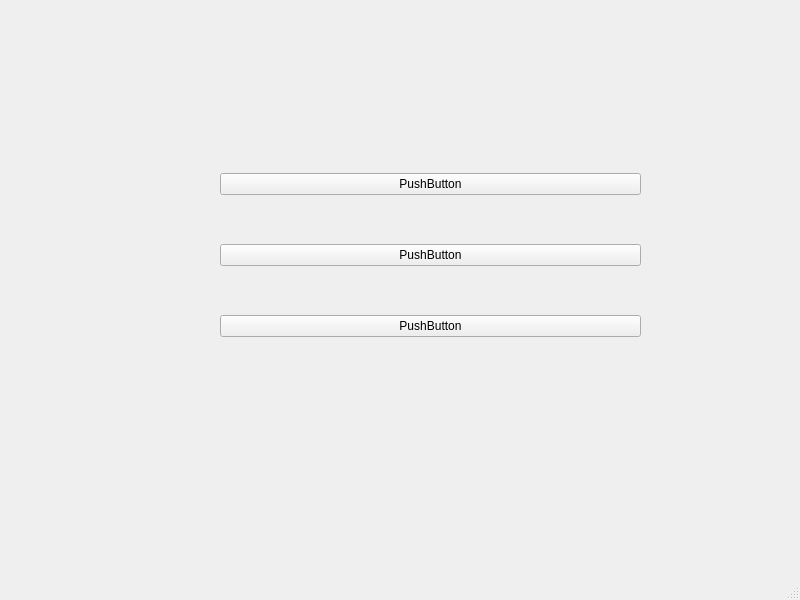
<?xml version="1.0" encoding="UTF-8"?>
<ui version="4.0">
 <class>MainWindow</class>
 <widget class="QMainWindow" name="MainWindow">
  <property name="geometry">
   <rect>
    <x>0</x>
    <y>0</y>
    <width>800</width>
    <height>600</height>
   </rect>
  </property>
  <property name="windowTitle">
   <string>MainWindow</string>
  </property>
  <widget class="QWidget" name="centralwidget">
   <widget class="QWidget" name="verticalLayoutWidget">
    <property name="geometry">
     <rect>
      <x>220</x>
      <y>130</y>
      <width>421</width>
      <height>251</height>
     </rect>
    </property>
    <layout class="QVBoxLayout" name="verticalLayout">
     <item>
      <widget class="QPushButton" name="pushButton">
       <property name="text">
        <string>PushButton</string>
       </property>
      </widget>
     </item>
     <item>
      <widget class="QPushButton" name="pushButton_2">
       <property name="text">
        <string>PushButton</string>
       </property>
      </widget>
     </item>
     <item>
      <widget class="QPushButton" name="pushButton_3">
       <property name="text">
        <string>PushButton</string>
       </property>
      </widget>
     </item>
    </layout>
   </widget>
  </widget>
  <widget class="QMenuBar" name="menubar">
   <property name="geometry">
    <rect>
     <x>0</x>
     <y>0</y>
     <width>800</width>
     <height>21</height>
    </rect>
   </property>
  </widget>
  <widget class="QStatusBar" name="statusbar"/>
 </widget>
 <resources/>
 <connections/>
</ui>
